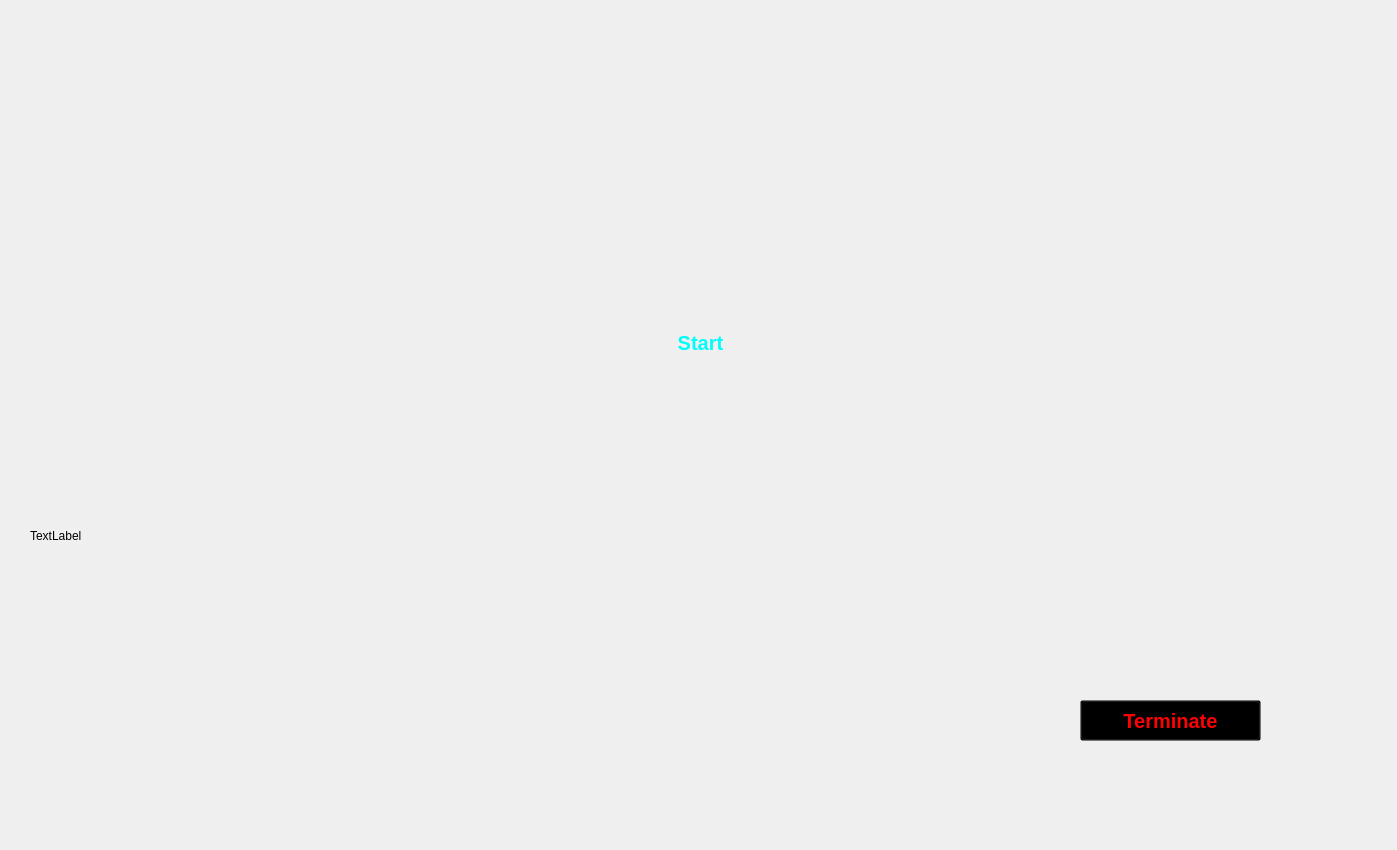
<?xml version="1.0" encoding="UTF-8"?>
<ui version="4.0">
 <class>Gui</class>
 <widget class="QMainWindow" name="Gui">
  <property name="geometry">
   <rect>
    <x>0</x>
    <y>0</y>
    <width>1397</width>
    <height>850</height>
   </rect>
  </property>
  <property name="windowTitle">
   <string>MainWindow</string>
  </property>
  <widget class="QWidget" name="centralwidget">
   <widget class="QLabel" name="label">
    <property name="geometry">
     <rect>
      <x>0</x>
      <y>0</y>
      <width>1401</width>
      <height>851</height>
     </rect>
    </property>
    <property name="text">
     <string/>
    </property>
    <property name="pixmap">
     <pixmap>assets/bg-img.jpg</pixmap>
    </property>
    <property name="scaledContents">
     <bool>true</bool>
    </property>
    <property name="margin">
     <number>0</number>
    </property>
   </widget>
   <widget class="QLabel" name="label_2">
    <property name="geometry">
     <rect>
      <x>380</x>
      <y>100</y>
      <width>641</width>
      <height>481</height>
     </rect>
    </property>
    <property name="styleSheet">
     <string notr="true"/>
    </property>
    <property name="text">
     <string/>
    </property>
    <property name="pixmap">
     <pixmap>assets/center.gif</pixmap>
    </property>
    <property name="scaledContents">
     <bool>true</bool>
    </property>
   </widget>
   <widget class="QTextBrowser" name="textBrowser">
    <property name="geometry">
     <rect>
      <x>40</x>
      <y>20</y>
      <width>256</width>
      <height>41</height>
     </rect>
    </property>
    <property name="styleSheet">
     <string notr="true">background-color: transparent;
border-radius: none;</string>
    </property>
   </widget>
   <widget class="QTextBrowser" name="textBrowser_2">
    <property name="geometry">
     <rect>
      <x>1100</x>
      <y>20</y>
      <width>256</width>
      <height>41</height>
     </rect>
    </property>
    <property name="styleSheet">
     <string notr="true">background-color: transparent;
border-radius: none;</string>
    </property>
   </widget>
   <widget class="QPushButton" name="pushButton">
    <property name="geometry">
     <rect>
      <x>670</x>
      <y>312</y>
      <width>61</width>
      <height>61</height>
     </rect>
    </property>
    <property name="styleSheet">
     <string notr="true">border-radius: 25px;
background-color: transparent;
color: rgb(0, 253, 253);
font-size: 20px;
font-weight: bold;</string>
    </property>
    <property name="text">
     <string>Start</string>
    </property>
   </widget>
   <widget class="QPushButton" name="pushButton_2">
    <property name="geometry">
     <rect>
      <x>1080</x>
      <y>700</y>
      <width>181</width>
      <height>41</height>
     </rect>
    </property>
    <property name="styleSheet">
     <string notr="true">background-color: transparent;
font-size: 20px;
font-weight: bold;
color: red;
</string>
    </property>
    <property name="text">
     <string>Terminate</string>
    </property>
   </widget>
   <widget class="QTextBrowser" name="textBrowser_3">
    <property name="geometry">
     <rect>
      <x>140</x>
      <y>690</y>
      <width>171</width>
      <height>51</height>
     </rect>
    </property>
    <property name="styleSheet">
     <string notr="true">background-color: transparent;
font-size: 20px;
font-weight: bold;
color: red;

border-radius: none;
</string>
    </property>
   </widget>
   <widget class="QLabel" name="System_info">
    <property name="geometry">
     <rect>
      <x>30</x>
      <y>460</y>
      <width>341</width>
      <height>151</height>
     </rect>
    </property>
    <property name="text">
     <string>TextLabel</string>
    </property>
   </widget>
  </widget>
 </widget>
 <resources/>
 <connections/>
</ui>
